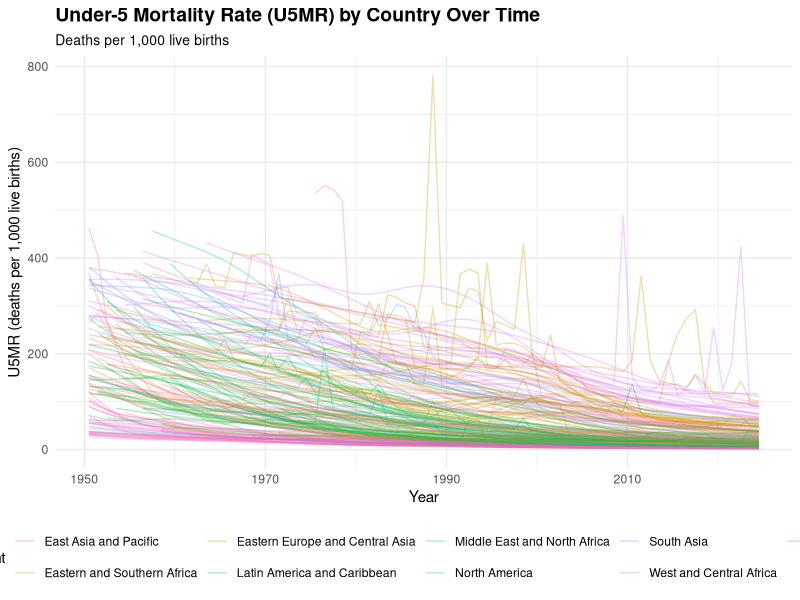
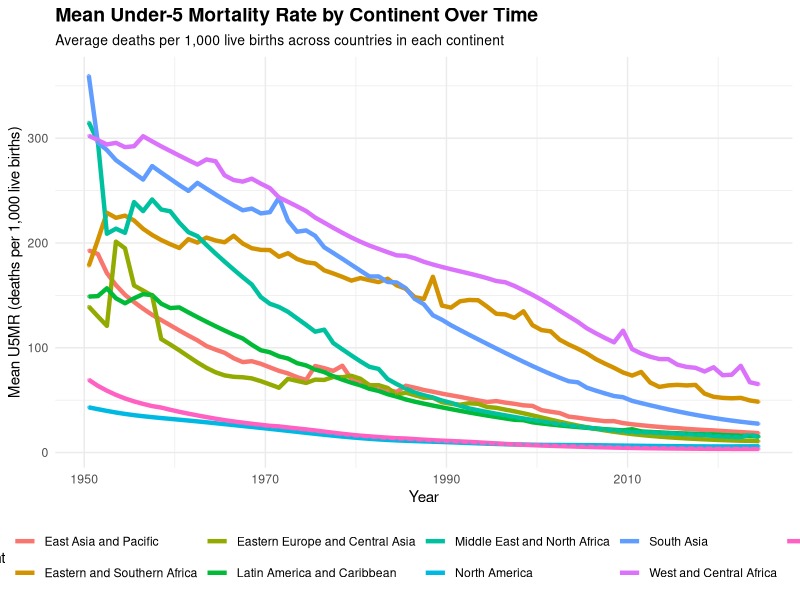
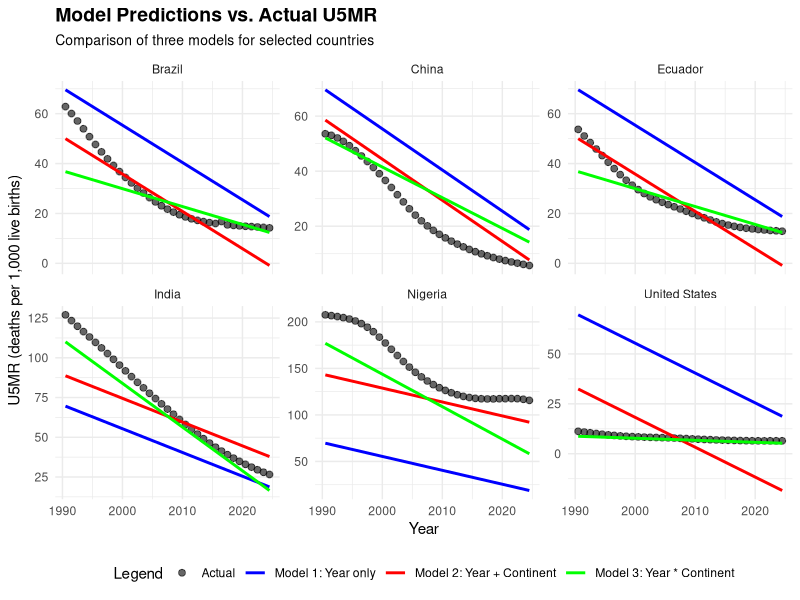

Generate these figures, in order, with R:
# BIOL3100 Exam II - Jacob JANKE
# Analysis of UNICEF Under-5 Mortality Rate (U5MR) Data

# Load required libraries
library(ggplot2)
library(dplyr)
library(tidyr)
library(modelr)

# ============================================================================
# 1. READ IN THE DATA
# ============================================================================

# Read unicef data using relative path
df <- read.csv("../Data/unicef-u5mr.csv", stringsAsFactors = FALSE)

# Check the structure
cat("Original data dimensions:", dim(df), "\n")
cat("Column names (first 10):", colnames(df)[1:10], "\n\n")

# ============================================================================
# 2. CONVERT TO TIDY FORMAT
# ============================================================================

# The data has columns for each year (1950.5, 1951.5, ..., 2024.5)
# We need to convert this to long format with columns: Country, Year, U5MR, Continent, etc.

# First, filter to only get the median estimates (not upper/lower bounds)
# The "Uncertainty.Bounds." column contains "Median", "Lower", or "Upper"
df_median <- df %>%
  filter(Uncertainty.Bounds. == "Median")

cat("After filtering for median estimates:", dim(df_median), "\n")

# Convert to tidy format (long format)
# Gather all year columns into two columns: Year and U5MR
df_tidy <- df_median %>%
  pivot_longer(
    cols = matches("^X[0-9]+\\.[0-9]+$"),  # Select columns that are years (e.g., "X1950.5")
    names_to = "Year",
    values_to = "U5MR"
  ) %>%
  # Convert Year to numeric (remove the X prefix and .5 suffix)
  mutate(Year = as.numeric(gsub("X", "", Year))) %>%
  # Select and rename key columns
  select(
    Country = Country.Name,
    ISO = ISO.Code,
    Continent = UNICEF.Region,
    Region = SDG.Region,
    Year,
    U5MR
  ) %>%
  # Remove rows with missing U5MR values
  filter(!is.na(U5MR))

cat("Tidy data dimensions:", dim(df_tidy), "\n")
cat("Sample of tidy data:\n")
print(head(df_tidy, 10))
cat("\n")

# ============================================================================
# 3. PLOT 1: Each country's U5MR over time
# ============================================================================

cat("Creating Plot 1: Country U5MR over time...\n")

plot1 <- ggplot(df_tidy, aes(x = Year, y = U5MR, group = Country, color = Continent)) +
  geom_line(alpha = 0.3, linewidth = 0.5) +
  labs(
    title = "Under-5 Mortality Rate (U5MR) by Country Over Time",
    subtitle = "Deaths per 1,000 live births",
    x = "Year",
    y = "U5MR (deaths per 1,000 live births)",
    color = "Continent"
  ) +
  theme_minimal() +
  theme(
    legend.position = "bottom",
    plot.title = element_text(face = "bold", size = 14),
    plot.subtitle = element_text(size = 10)
  )

# Save plot
ggsave("JANKE_Plot_1.png", plot1, width = 12, height = 8, dpi = 300)
cat("✓ Plot 1 saved as JANKE_Plot_1.png\n\n")

# ============================================================================
# 4. PLOT 2: Mean U5MR by continent and year
# ============================================================================

cat("Creating Plot 2: Mean U5MR by continent and year...\n")

# Calculate mean U5MR for each continent at each year
df_continent_mean <- df_tidy %>%
  group_by(Continent, Year) %>%
  summarise(Mean_U5MR = mean(U5MR, na.rm = TRUE), .groups = "drop")

plot2 <- ggplot(df_continent_mean, aes(x = Year, y = Mean_U5MR, color = Continent)) +
  geom_line(linewidth = 1.5) +
  geom_point(size = 0.5, alpha = 0.6) +
  labs(
    title = "Mean Under-5 Mortality Rate by Continent Over Time",
    subtitle = "Average deaths per 1,000 live births across countries in each continent",
    x = "Year",
    y = "Mean U5MR (deaths per 1,000 live births)",
    color = "Continent"
  ) +
  theme_minimal() +
  theme(
    legend.position = "bottom",
    plot.title = element_text(face = "bold", size = 14),
    plot.subtitle = element_text(size = 10)
  )

# Save plot
ggsave("JANKE_Plot_2.png", plot2, width = 12, height = 8, dpi = 300)
cat("✓ Plot 2 saved as JANKE_Plot_2.png\n\n")

# ============================================================================
# 5. BUILD AND COMPARE THREE MODELS
# ============================================================================

cat("Building and comparing three models of U5MR...\n\n")

# Prepare data for modeling - filter for years with complete data
# Let's use data from 1990 onwards for better model performance
df_model <- df_tidy %>%
  filter(Year >= 1990) %>%
  mutate(
    # Create additional features
    Years_Since_1990 = Year - 1990,
    Decade = floor(Year / 10) * 10,
    Continent_Factor = as.factor(Continent)
  )

cat("Model data dimensions:", dim(df_model), "\n\n")

# Model 1: Simple linear model with Year only
cat("Model 1: U5MR ~ Year\n")
model1 <- lm(U5MR ~ Year, data = df_model)
cat("Model 1 Summary:\n")
print(summary(model1))
cat("\n")

# Model 2: Linear model with Year and Continent
cat("Model 2: U5MR ~ Year + Continent\n")
model2 <- lm(U5MR ~ Year + Continent_Factor, data = df_model)
cat("Model 2 Summary:\n")
print(summary(model2))
cat("\n")

# Model 3: Linear model with Year, Continent, and interaction
cat("Model 3: U5MR ~ Year * Continent (with interaction)\n")
model3 <- lm(U5MR ~ Year * Continent_Factor, data = df_model)
cat("Model 3 Summary:\n")
print(summary(model3))
cat("\n")

# Compare models using RMSE (Root Mean Square Error)
df_model <- df_model %>%
  add_predictions(model1, var = "pred1") %>%
  add_predictions(model2, var = "pred2") %>%
  add_predictions(model3, var = "pred3")

# Calculate RMSE for each model
rmse1 <- sqrt(mean((df_model$U5MR - df_model$pred1)^2))
rmse2 <- sqrt(mean((df_model$U5MR - df_model$pred2)^2))
rmse3 <- sqrt(mean((df_model$U5MR - df_model$pred3)^2))

# Calculate R-squared for each model
r2_1 <- summary(model1)$r.squared
r2_2 <- summary(model2)$r.squared
r2_3 <- summary(model3)$r.squared

# Create comparison table
model_comparison <- data.frame(
  Model = c("Model 1: U5MR ~ Year",
            "Model 2: U5MR ~ Year + Continent",
            "Model 3: U5MR ~ Year * Continent"),
  RMSE = c(rmse1, rmse2, rmse3),
  R_squared = c(r2_1, r2_2, r2_3),
  AIC = c(AIC(model1), AIC(model2), AIC(model3))
)

cat("\n=== MODEL COMPARISON ===\n")
print(model_comparison)
cat("\nBest model (lowest RMSE):", model_comparison$Model[which.min(model_comparison$RMSE)], "\n")
cat("Best model (highest R²):", model_comparison$Model[which.max(model_comparison$R_squared)], "\n")
cat("Best model (lowest AIC):", model_comparison$Model[which.min(model_comparison$AIC)], "\n\n")

# ============================================================================
# 6. PLOT MODEL PREDICTIONS
# ============================================================================

cat("Creating plot of model predictions...\n")

# Sample some countries for clearer visualization
sample_countries <- c("Ecuador", "United States", "Nigeria", "India", "China", "Brazil")
df_plot_models <- df_model %>%
  filter(Country %in% sample_countries)

plot_predictions <- ggplot(df_plot_models, aes(x = Year, y = U5MR)) +
  geom_point(aes(color = "Actual"), alpha = 0.6, size = 2) +
  geom_line(aes(y = pred1, color = "Model 1: Year only"), linewidth = 1) +
  geom_line(aes(y = pred2, color = "Model 2: Year + Continent"), linewidth = 1) +
  geom_line(aes(y = pred3, color = "Model 3: Year * Continent"), linewidth = 1) +
  facet_wrap(~Country, scales = "free_y", ncol = 3) +
  labs(
    title = "Model Predictions vs. Actual U5MR",
    subtitle = "Comparison of three models for selected countries",
    x = "Year",
    y = "U5MR (deaths per 1,000 live births)",
    color = "Legend"
  ) +
  scale_color_manual(
    values = c(
      "Actual" = "black",
      "Model 1: Year only" = "blue",
      "Model 2: Year + Continent" = "red",
      "Model 3: Year * Continent" = "green"
    )
  ) +
  theme_minimal() +
  theme(
    legend.position = "bottom",
    plot.title = element_text(face = "bold", size = 14),
    plot.subtitle = element_text(size = 10)
  )

# Save plot
ggsave("JANKE_Model_Predictions.png", plot_predictions, width = 14, height = 10, dpi = 300)
cat("✓ Model predictions plot saved as JANKE_Model_Predictions.png\n\n")

# ============================================================================
# 7. BONUS: Predict Ecuador 2020 U5MR
# ============================================================================

cat("=== BONUS: Predicting Ecuador 2020 U5MR ===\n\n")

# The actual value is 13 deaths per 1000 live births
actual_ecuador_2020 <- 13

# Get Ecuador's continent
ecuador_continent <- df_tidy %>%
  filter(Country == "Ecuador") %>%
  pull(Continent) %>%
  unique() %>%
  first()

# Create prediction data frame
ecuador_2020 <- data.frame(
  Year = 2020,
  Country = "Ecuador",
  Continent_Factor = factor(ecuador_continent, levels = levels(df_model$Continent_Factor)),
  Years_Since_1990 = 2020 - 1990
)

# Make predictions using all three models
pred1_ecuador <- predict(model1, newdata = ecuador_2020)
pred2_ecuador <- predict(model2, newdata = ecuador_2020)
pred3_ecuador <- predict(model3, newdata = ecuador_2020)

# Create comparison table
ecuador_predictions <- data.frame(
  Model = c("Model 1: U5MR ~ Year",
            "Model 2: U5MR ~ Year + Continent",
            "Model 3: U5MR ~ Year * Continent",
            "ACTUAL VALUE"),
  Predicted_U5MR = c(pred1_ecuador, pred2_ecuador, pred3_ecuador, actual_ecuador_2020),
  Error = c(
    pred1_ecuador - actual_ecuador_2020,
    pred2_ecuador - actual_ecuador_2020,
    pred3_ecuador - actual_ecuador_2020,
    0
  ),
  Absolute_Error = c(
    abs(pred1_ecuador - actual_ecuador_2020),
    abs(pred2_ecuador - actual_ecuador_2020),
    abs(pred3_ecuador - actual_ecuador_2020),
    0
  )
)

cat("Ecuador 2020 U5MR Predictions:\n")
print(ecuador_predictions)
cat("\n")

cat("Most accurate model:", 
    ecuador_predictions$Model[which.min(ecuador_predictions$Absolute_Error[-4])], "\n")
cat("with absolute error of", 
    min(ecuador_predictions$Absolute_Error[-4]), "deaths per 1,000 live births\n\n")

# ============================================================================
# SUMMARY STATISTICS
# ============================================================================

cat("\n=== SUMMARY STATISTICS ===\n\n")

cat("Global U5MR trends:\n")
global_summary <- df_tidy %>%
  group_by(Year) %>%
  summarise(
    Mean_U5MR = mean(U5MR, na.rm = TRUE),
    Median_U5MR = median(U5MR, na.rm = TRUE),
    Min_U5MR = min(U5MR, na.rm = TRUE),
    Max_U5MR = max(U5MR, na.rm = TRUE)
  )

cat("Year 1990:\n")
print(filter(global_summary, Year == 1990))
cat("\nYear 2024:\n")
print(filter(global_summary, Year == 2024))
cat("\n")

cat("Percentage reduction in mean U5MR from 1990 to 2024:\n")
u5mr_1990 <- global_summary %>% filter(Year == 1990) %>% pull(Mean_U5MR)
u5mr_2024 <- global_summary %>% filter(Year == 2024) %>% pull(Mean_U5MR)
percent_reduction <- ((u5mr_1990 - u5mr_2024) / u5mr_1990) * 100
cat(sprintf("%.1f%%\n\n", percent_reduction))

cat("=== EXAM COMPLETE ===\n")
cat("All plots and analyses have been generated successfully!\n")
cat("Files created:\n")
cat("  - JANKE_Plot_1.png\n")
cat("  - JANKE_Plot_2.png\n")
cat("  - JANKE_Model_Predictions.png\n")
cat("  - This script: JANKE_Exam_2_Script.R\n")
